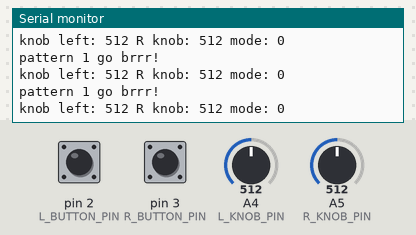
Bench run of a sketch on a simulated Arduino Uno, built with avr-gcc and run on an emulated ATmega328P. Parts: the last lines printed to the serial monitor. The test bench sets the inputs (shaded band); at power-on: A4 (L_KNOB_PIN) = 512, A5 (R_KNOB_PIN) = 512, pin 2 (L_BUTTON_PIN) HIGH, pin 3 (R_BUTTON_PIN) HIGH.

Above: at 1.2 s.
1.3 s: A4 (L_KNOB_PIN) set to 106
At 1.8 s:
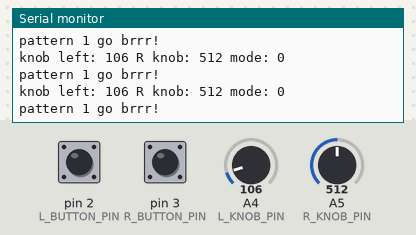
4.3 s: A4 (L_KNOB_PIN) set to 95
At 4.8 s:
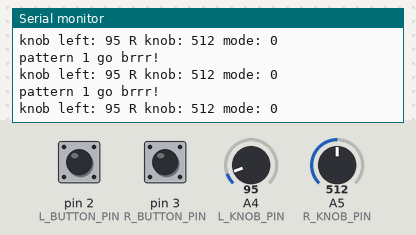
7.3 s: A5 (R_KNOB_PIN) set to 110
At 7.9 s:
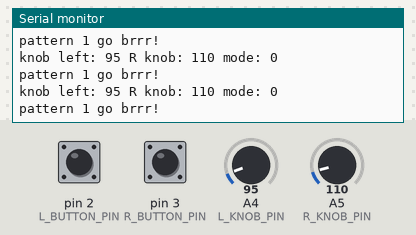
10.3 s: A5 (R_KNOB_PIN) set to 92
At 10.8 s:
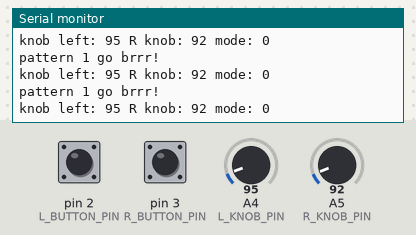
Timing chart, 0 to 13.3 s (numbered marks = the images above; inputs shaded):
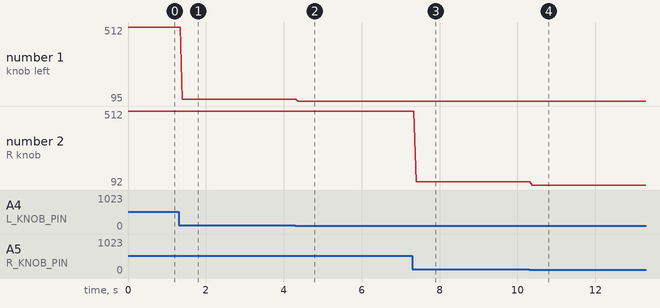

The sketch:

ravebox_attempt_2.ino
```cpp
/* Code for RaveBox v1.0, written by Milind Sharma. */

// TODO: Add pin for LBO indicator

// BASE DEFINITIONS
#include <FastLED.h>

// BASE MACRO DEFINITIONS
#define LED_PIN 9
#define L_BUTTON_PIN 2
#define R_BUTTON_PIN 3
#define LED_DATA_PIN 9
#define L_KNOB_PIN A4
#define R_KNOB_PIN A5
#define NUM_MODES 5        // Remember to increment this if you add more modes!!

// FAST LED BASE STUFF
#define COLOR_ORDER GRB
#define CHIPSET     WS2812B
#define BRIGHTNESS 32

// height and width parameters
const uint8_t kMatrixWidth = 8;
const uint8_t kMatrixHeight = 8;

// parameters for different pixel layouts
const bool kMatrixSerpentineLayout = true;
const bool kMatrixVertical = true;

#define NUM_LEDS (kMatrixWidth * kMatrixHeight)
CRGB leds_plus_safety_pixel[ NUM_LEDS + 1];
CRGB* const leds(leds_plus_safety_pixel + 1);

// Base Globals
int RKnobValue;
int LKnobValue;
int timeInterval;

int8_t mode = 0;
int lButtonState;
int lButtonLastState = HIGH;
int rButtonState;
int rButtonLastState = HIGH;
unsigned long lButtonLastDebounceTime = 0;
unsigned long rButtonLastDebounceTime = 0;
unsigned long debounceDelay = 50;
uint8_t modeFrameCounter = 0;    // Used to generate different frames in modes
uint8_t counter = 0;
uint8_t frameLeds[25];

// Timing related things
unsigned long knobReadDelay = 5;
unsigned long lastKnobReadTime = 0;
unsigned long lastFrameTime = 0;

// Function definitions
// void pOutsideIn(int interval, int color, uint8_t counter);    // p prefix means that it's a pattern

void setup() {
  Serial.begin(9600);

  pinMode(L_BUTTON_PIN, INPUT);
  pinMode(R_BUTTON_PIN, INPUT);
  pinMode(LED_PIN, OUTPUT);

  FastLED.addLeds<CHIPSET, LED_PIN, COLOR_ORDER>(leds, NUM_LEDS).setCorrection(TypicalSMD5050);
  FastLED.setBrightness( BRIGHTNESS );

  // Get initial readings of knobs so first iteration of patterns has values to work with
  LKnobValue = analogRead(L_KNOB_PIN);
  RKnobValue = analogRead(R_KNOB_PIN);
}

void loop() {
  // non blocking delays are used frequently for timing
  if ((millis() - lastKnobReadTime) >= knobReadDelay) {
    LKnobValue = analogRead(L_KNOB_PIN);
    RKnobValue = analogRead(R_KNOB_PIN);     // You can use this for whatever.
    timeInterval = map(LKnobValue, 0, 1024, 1, 1000);
  }
  Serial.print("knob left: ");
  Serial.print(LKnobValue);
  Serial.print(" R knob: ");
  Serial.print(RKnobValue);
  Serial.print(" mode: ");
  Serial.println(mode);
  // read buttons
  int lButtonReading = digitalRead(L_BUTTON_PIN);
  int rButtonReading = digitalRead(R_BUTTON_PIN);
  // debounce buttons
  if (lButtonReading != lButtonLastState) lButtonLastDebounceTime = millis();
  if (rButtonReading != rButtonLastState) rButtonLastDebounceTime = millis();
  if ((millis() - lButtonLastDebounceTime) >= debounceDelay) {
    if (lButtonReading != lButtonState) {
      lButtonState = lButtonReading;
      if (lButtonState == LOW) {
        mode--;
        if (mode < 0) mode = NUM_MODES - 1;    // Wraps to the highest side if goes below 0;
      }
    }
  }
  if ((millis() - rButtonLastDebounceTime) >= debounceDelay) {
    if (rButtonReading != rButtonState) {
      rButtonState = rButtonReading;
      if (rButtonState == LOW) {
        mode ++;
        mode = mode % NUM_MODES;    // This wraps mode, so after highest mode it returns to 0;
      }
    }
  }

  switch (mode) {
    case 0:
      Serial.println("pattern 1 go brrr!");
      // pOutsideIn(timeInterval, RKnobValue);
      break;
  }
  // Part of the button debounce logic
  lButtonLastState = lButtonReading;
  rButtonLastState = rButtonReading;
}

// pattern functions

void pOutsideIn(int interval, int colorVal) {

  FastLED.clear();
  // Assign color to LEDs
  uint8_t hue = map(colorVal, 0, 1024, 0, 256 );
  CRGB color = CHSV( hue, 255, 255 );

  // Select LEDs to be lit up
  if ((millis() - lastFrameTime) >= interval) {
    if (counter == 0) {
      leds[XY(0,0)] = color;
      leds[XY(0,1)] = color;
      leds[XY(0,2)] = color;
      leds[XY(0,3)] = color;
      leds[XY(0,4)] = color;
      leds[XY(0,5)] = color;
      leds[XY(0,6)] = color;
      leds[XY(0,7)] = color;
      leds[XY(1,7)] = color;
      leds[XY(2,7)] = color;
      leds[XY(3,7)] = color;
      leds[XY(4,7)] = color;
      leds[XY(5,7)] = color;
      leds[XY(6,7)] = color;
      leds[XY(1,0)] = color;
      leds[XY(2,0)] = color;
      leds[XY(3,0)] = color;
      leds[XY(4,0)] = color;
      leds[XY(5,0)] = color;
      leds[XY(6,0)] = color;
      leds[XY(7,0)] = color;
      leds[XY(7,1)] = color;
      leds[XY(7,2)] = color;
      leds[XY(4,7)] = color;
      leds[XY(5,7)] = color;
      leds[XY(6,7)] = color;
      leds[XY(1,0)] = color;
      leds[XY(2,0)] = color;
      leds[XY(3,0)] = color;
      leds[XY(4,0)] = color;
      leds[XY(5,0)] = color;
      leds[XY(6,0)] = color;
      leds[XY(7,0)] = color;
      leds[XY(7,1)] = color;
      leds[XY(7,2)] = color;
      leds[XY(7,3)] = color;
      leds[XY(7,4)] = color;
      leds[XY(7,5)] = color;
      leds[XY(7,6)] = color;
      leds[XY(7,7)] = color;
    }
    else if (counter == 1) {
      leds[XY(1,1)] = color;
      leds[XY(1,2)] = color;
      leds[XY(1,3)] = color;
      leds[XY(1,4)] = color;
      leds[XY(1,5)] = color;
      leds[XY(1,6)] = color;
      leds[XY(2,1)] = color;
      leds[XY(2,6)] = color;
      leds[XY(3,1)] = color;
      leds[XY(3,6)] = color;
      leds[XY(4,1)] = color;
      leds[XY(4,6)] = color;
      leds[XY(5,1)] = color;
      leds[XY(5,6)] = color;
      leds[XY(6,1)] = color;
      leds[XY(6,2)] = color;
      leds[XY(6,3)] = color;
      leds[XY(6,4)] = color;
      leds[XY(6,5)] = color;
      leds[XY(6,6)] = color;
    }
    else if (counter == 2) {
      leds[XY(2,2)] = color;
      leds[XY(2,3)] = color;
      leds[XY(2,4)] = color;
      leds[XY(2,5)] = color;

      leds[XY(3,2)] = color;
      leds[XY(3,5)] = color;
      leds[XY(4,2)] = color;
      leds[XY(4,5)] = color;

      leds[XY(5,2)] = color;
      leds[XY(5,3)] = color;
      leds[XY(5,4)] = color;
      leds[XY(5,5)] = color;
    }
    else {
      leds[XY(3,3)] = color;
      leds[XY(3,4)] = color;
      leds[XY(4,3)] = color;
      leds[XY(4,4)] = color;
    }
  lastFrameTime = millis();
  FastLED.show();
  }
}

// helper functions
uint16_t XY( uint8_t x, uint8_t y)
{
  uint16_t i;

  if( kMatrixSerpentineLayout == false) {
    if (kMatrixVertical == false) {
      i = (y * kMatrixWidth) + x;
    } else {
      i = kMatrixHeight * (kMatrixWidth - (x+1))+y;
    }
  }

  if( kMatrixSerpentineLayout == true) {
    if (kMatrixVertical == false) {
      if( y & 0x01) {
        // Odd rows run backwards
        uint8_t reverseX = (kMatrixWidth - 1) - x;
        i = (y * kMatrixWidth) + reverseX;
      } else {
        // Even rows run forwards
        i = (y * kMatrixWidth) + x;
      }
    } else { // vertical positioning
      if ( x & 0x01) {
        i = kMatrixHeight * (kMatrixWidth - (x+1))+y;
      } else {
        i = kMatrixHeight * (kMatrixWidth - x) - (y+1);
      }
    }
  }
  return i;
}
```

Measured:
- the behaviour switches between 100 and 99 on A4 (L_KNOB_PIN) (found by bisection; images 1 and 2)
- the behaviour switches between 100 and 99 on A5 (R_KNOB_PIN) (found by bisection; images 3 and 4)
- after the input at 1.3 s, the serial monitor: prints a new line after 0.10 s (image 1)
- after the input at 4.3 s, the serial monitor: prints a new line after 0.07 s (image 2)
- after the input at 7.3 s, the serial monitor: prints a new line after 0.10 s (image 3)
- after the input at 10.3 s, the serial monitor: prints a new line after 0.07 s (image 4)
- plotted number 1: 512 → 106 after the input at 1.3 s, 106 → 95 after the input at 4.3 s
- plotted number 2: 512 → 110 after the input at 7.3 s, 110 → 92 after the input at 10.3 s
